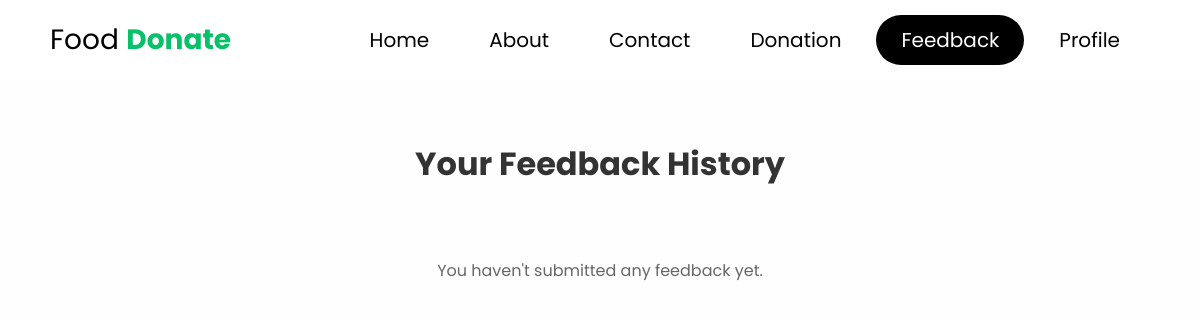
/feedback_response.php (signed in), run on an earlier commit of the app's database.
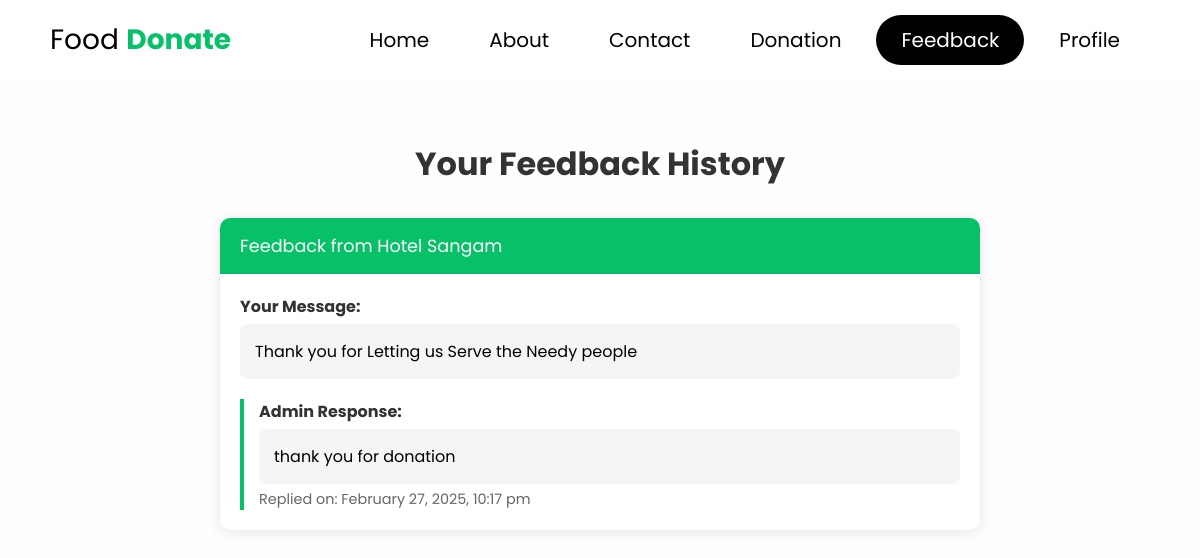
And on a later commit of the database.
### tables this page shows
CREATE TABLE `user_feedback` (
  `feedback_id` int(11) NOT NULL,
  `name` varchar(255) DEFAULT NULL,
  `email` varchar(255) DEFAULT NULL,
  `inquiry_type` enum('donation','volunteer','support','other') DEFAULT NULL,
  `message` text DEFAULT NULL,
  `admin_reply` text DEFAULT NULL,
  `reply_date` timestamp NULL DEFAULT NULL,
  `notification_status` enum('unread','read') DEFAULT 'unread'
);

### feedback_response.php (the view, shortened to what this page needs)
<?php
include 'connection.php';
$donor_email = $_SESSION['donor_email'];
$query = "SELECT * FROM user_feedback WHERE email = ? ORDER BY feedback_id DESC";
$stmt = $connection->prepare($query);
$stmt->bind_param("s", $donor_email);
$stmt->execute();
$result = $stmt->get_result();
?>
<!DOCTYPE html>
<html lang="en">
<head>
    <link rel="stylesheet" href="css/home.css">
    <link rel="stylesheet" href="https://cdnjs.cloudflare.com/ajax/libs/font-awesome/4.7.0/css/font-awesome.min.css">
</head>
<body>
    <header>
        <div class="logo">
            <a href="home.php" style="text-decoration: none; color: inherit;">
                Food <b style="color: #06C167;">Donate</b>
            </a>
        </div>
        <nav class="nav-bar">
            <ul>
                <li><a href="home.php">Home</a></li>
                <li><a href="about.php">About</a></li>
                <li><a href="contact.php">Contact</a></li>
                <li><a href="donation.php">Donation</a></li>
                <li><a href="feedback_response.php" class="active">Feedback</a></li>
                <li><a href="profile.php">Profile</a></li>
            </ul>
        </nav>
    </header>
    <div class="feedback-container">
        <h1 style="text-align: center; color: #333; margin-bottom: 30px;">Your Feedback History</h1>
        <?php
        if ($result->num_rows > 0) {
            while ($row = $result->fetch_assoc()) {
                echo '<div class="feedback-card">';
                echo '<div class="feedback-header">Feedback from ' . htmlspecialchars($row['name']) . '</div>';
                echo '<div class="feedback-content">';
                echo '<div class="message-box">';
                echo '<div class="message-label">Your Message:</div>';
                echo '<div class="message-text">' . htmlspecialchars($row['message']) . '</div>';
                echo '</div>';
                if (!empty($row['admin_reply'])) {
                    echo '<div class="admin-reply">';
                    echo '<div class="message-label">Admin Response:</div>';
                    echo '<div class="message-text">' . htmlspecialchars($row['admin_reply']) . '</div>';
                    if (!empty($row['reply_date'])) {
                        echo '<div class="reply-date">Replied on: ' . date('F j, Y, g:i a', strtotime($row['reply_date'])) . '</div>';
                    }
                    echo '</div>';
                } else {
                    echo '<div class="admin-reply" style="color: #666;">';
                    echo 'Waiting for admin response...';
                    echo '</div>';
                }
                echo '</div></div>';
            }
        } else {
            echo '<div class="no-feedback">You haven\'t submitted any feedback yet.</div>';
        }
        ?>
    </div>
</body>
</html>

What changed in the data, as far as the page shows it:
added user_feedback: name "Hotel Sangam", message "Thank you for Letting us Serve the Needy people", admin_reply "thank you for donation", reply_date "February 27, 2025, 10:17 pm"
Also different on the page:
text no longer shown: "You haven ' t submitted any feedback yet."
